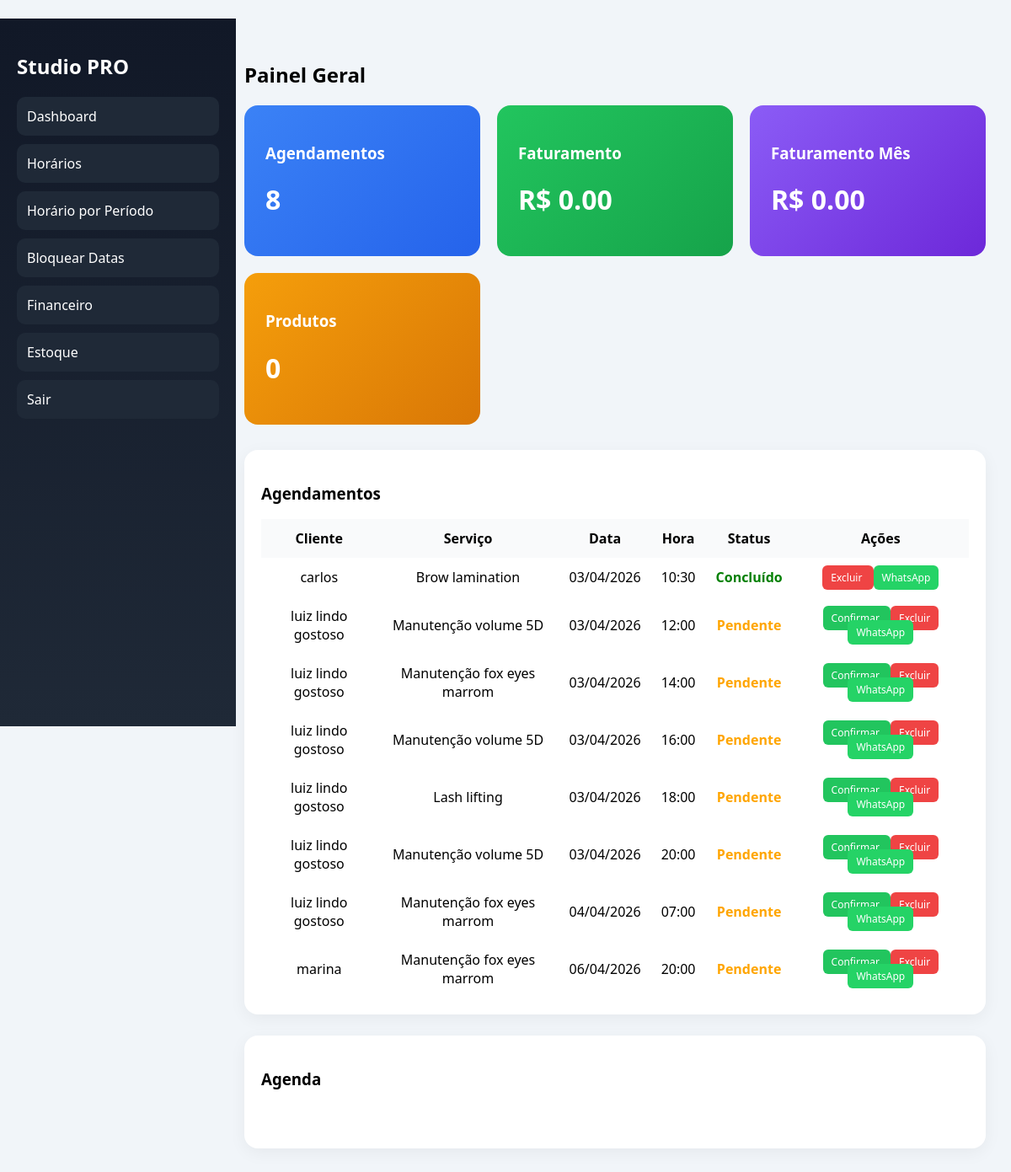
Screenshot of /dashboard (signed in) with the database file from the repository.
### models.py (models this page shows)
class Agendamento(db.Model):
    id = db.Column(db.Integer, primary_key=True)
    cliente_nome = db.Column(db.String(100))
    telefone = db.Column(db.String(20))
    data = db.Column(db.Date)
    hora = db.Column(db.String(5))
    status = db.Column(db.String(20))
    servico_id = db.Column(db.Integer, db.ForeignKey('servico.id'))

class Servico(db.Model):
    id = db.Column(db.Integer, primary_key=True)
    nome = db.Column(db.String(150), nullable=False)
    preco = db.Column(db.Float, nullable=False, default=0.0)
    duracao = db.Column(db.Integer, nullable=False)  # em minutos
    agendamentos = db.relationship("Agendamento", backref="servico", lazy=True)

### app.py (the view)
@app.route("/dashboard")
@login_required
def dashboard():
    agendamentos = Agendamento.query.order_by(
        Agendamento.data,
        Agendamento.hora
    ).all()
    total_agendamentos = Agendamento.query.count()
    faturamento = db.session.query(
        func.sum(Financeiro.valor)
    ).filter(
        Financeiro.tipo == "Entrada"
    ).scalar() or 0
    mes_atual = datetime.now().month
    ano_atual = datetime.now().year
    faturamento_mes = db.session.query(
        func.sum(Financeiro.valor)
    ).filter(
        Financeiro.tipo == "Entrada",
        extract("month", Financeiro.data) == mes_atual,
        extract("year", Financeiro.data) == ano_atual
    ).scalar() or 0
    total_produtos = Estoque.query.count()
    financeiros = Financeiro.query.order_by(Financeiro.data.desc()).all()
    estoque = Estoque.query.all()
    return render_template(
        "dashboard.html",
        agendamentos=agendamentos,
        total_agendamentos=total_agendamentos,
        faturamento=faturamento,
        faturamento_mes=faturamento_mes,
        total_produtos=total_produtos,
        financeiros=financeiros,
        estoque=estoque
    )

### app.py (called while the page is built)
@login_manager.user_loader
def load_user(user_id):
    return Admin.query.get(int(user_id))

### templates/dashboard.html (shortened to what this page needs)
﻿<!DOCTYPE html>
<html lang="pt-br">
<head>
    <link href="https://cdn.jsdelivr.net/npm/fullcalendar@6.1.8/index.global.min.css" rel="stylesheet">
</head>
<body>
    <div class="sidebar">
        <h2>Studio PRO</h2>
        <a href="/dashboard">Dashboard</a>
        <a href="/admin/horarios">Horários</a>
        <a href="/admin/horarios-especiais">Horário por Período</a>
        <a href="/admin/bloqueios">Bloquear Datas</a>
        <a href="/admin/financeiro">Financeiro</a>
        <a href="/admin/estoque">Estoque</a>
        <a href="/logout">Sair</a>
    </div>
    <div class="content">
        <h2>Painel Geral</h2>
        <div class="cards">
            <div class="card blue"><h3>Agendamentos</h3><h1>{{ total_agendamentos }}</h1></div>
            <div class="card green"><h3>Faturamento</h3><h1>R$ {{ "%.2f"|format(faturamento) }}</h1></div>
            <div class="card purple"><h3>Faturamento Mês</h3><h1>R$ {{ "%.2f"|format(faturamento_mes) }}</h1></div>
            <div class="card orange"><h3>Produtos</h3><h1>{{ total_produtos }}</h1></div>
        </div>
        <div class="table-card">
            <h3>Agendamentos</h3>
            <table>
                <tr>
                    <th>Cliente</th>
                    <th>Serviço</th>
                    <th>Data</th>
                    <th>Hora</th>
                    <th>Status</th>
                    <th>Ações</th>
                </tr>
                {% for a in agendamentos %}
                <tr>
                    <td>{{ a.cliente_nome }}</td>
                    <td>{{ a.servico.nome }}</td>
                    <td>{{ a.data.strftime('%d/%m/%Y') }}</td>
                    <td>{{ a.hora }}</td>
                    <td>
                        {% if a.status == "Concluido" %}
                        <span class="concluido">Concluído</span>
                        {% else %}
                        <span class="pendente">Pendente</span>
                        {% endif %}
                    </td>
                    <td>
                        {% if a.status != "Concluido" %}
                        <a href="/admin/agendamento/confirmar/{{ a.id }}" class="btn btn-confirm">
                            Confirmar
                        </a>
                        {% endif %}
                        <a href="/admin/agendamento/excluir/{{ a.id }}" class="btn btn-del">
                            Excluir
                        </a>
                        <a target="_blank"
                           href="https://wa.me/55{{ a.telefone }}?text={{ ('Olá ' ~ a.cliente_nome ~ '!\n\nConfirmando seu agendamento:\n\nData: ' ~ a.data.strftime('%d/%m/%Y') ~ '\nHora: ' ~ a.hora ~ '\n\nAguardo por você!') | urlencode }}"
                           class="btn"
                           style="background:#25D366;">
                            WhatsApp
                        </a>
                    </td>
                </tr>
                {% endfor %}
            </table>
        </div>
        <div class="table-card">
            <h3>Agenda</h3>
            <div id="calendar"></div>
        </div>
    </div>
</body>
</html>

### templates/dashboard.html (style rules this page uses)
body { margin: 0; font-family: 'Segoe UI'; background: #f1f5f9; }
.sidebar { width: 240px; height: 100vh; background: linear-gradient(180deg, #111827, #1f2937); color: white; position: fixed; padding: 20px; }
.sidebar a { display: block; padding: 12px; margin-bottom: 10px; border-radius: 10px; background: #1f2937; color: white; text-decoration: none; }
.content { margin-left: 260px; padding: 30px; }
.cards { display: grid; grid-template-columns: repeat(auto-fit, minmax(220px,1fr)); gap: 20px; margin-bottom: 30px; }
.card { padding: 25px; border-radius: 16px; color: white; }
.blue { background: linear-gradient(135deg,#3b82f6,#2563eb); }
.green { background: linear-gradient(135deg,#22c55e,#16a34a); }
.purple { background: linear-gradient(135deg,#8b5cf6,#6d28d9); }
.orange { background: linear-gradient(135deg,#f59e0b,#d97706); }
.table-card { background: white; border-radius: 16px; padding: 20px; margin-bottom: 25px; box-shadow: 0 5px 20px rgba(0,0,0,0.05); }
table { width: 100%; border-collapse: collapse; }
th, td { padding: 12px; text-align: center; }
th { background: #f9fafb; }
.pendente { color: orange; font-weight: bold; }
.concluido { color: green; font-weight: bold; }
.btn { padding: 6px 10px; border-radius: 6px; color: white; font-size: 12px; text-decoration: none; }
.btn-del { background: #ef4444; }
.btn-confirm { background: #22c55e; }
#calendar { margin-top: 20px; background: white; padding: 15px; border-radius: 16px; }

### rows the page displays
Agendamento: cliente_nome "carlos", servico.nome "Brow lamination", data "03/04/2026", hora "10:30", status "Concluído"
Agendamento: cliente_nome "luiz lindo gostoso", servico.nome "Manutenção volume 5D", data "03/04/2026", hora "12:00", status "Pendente"
Agendamento: cliente_nome "luiz lindo gostoso", servico.nome "Manutenção fox eyes marrom", data "03/04/2026", hora "14:00", status "Pendente"
Agendamento: cliente_nome "luiz lindo gostoso", servico.nome "Manutenção volume 5D", data "03/04/2026", hora "16:00", status "Pendente"
Agendamento: cliente_nome "luiz lindo gostoso", servico.nome "Lash lifting", data "03/04/2026", hora "18:00", status "Pendente"
Agendamento: cliente_nome "luiz lindo gostoso", servico.nome "Manutenção volume 5D", data "03/04/2026", hora "20:00", status "Pendente"
Agendamento: cliente_nome "luiz lindo gostoso", servico.nome "Manutenção fox eyes marrom", data "04/04/2026", hora "07:00", status "Pendente"
Agendamento: cliente_nome "marina", servico.nome "Manutenção fox eyes marrom", data "06/04/2026", hora "20:00", status "Pendente"

### other values shown
{{ total_agendamentos }} "8"
{{ "%.2f"|format(faturamento) }} "0.00"
{{ "%.2f"|format(faturamento_mes) }} "0.00"
{{ total_produtos }} "0"
